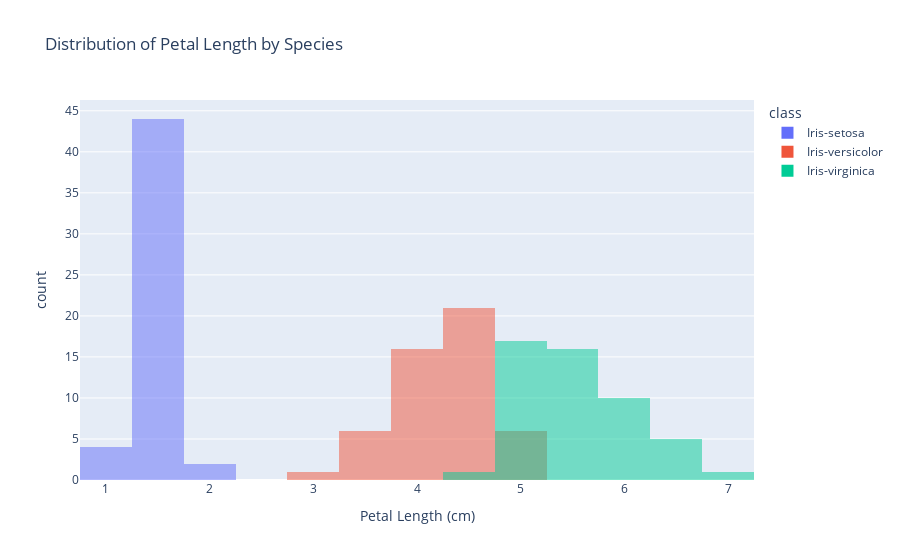

Source (notebook cell):
### Code cell
fig = px.histogram(df, 
                   x='petal_length', 
                   color='class', 
                   barmode='overlay',
                   title="Distribution of Petal Length by Species",
                   labels={"petal_length": "Petal Length (cm)"})

fig.show()

### Figure 1 — Plotly figure (JSON) as saved in the notebook; plotly's stock layout.template omitted (floating-point values rounded to 4 significant figures)
{"data": [{"bingroup": "x", "hovertemplate": "class=Iris-setosa<br>Petal Length (cm)=%{x}<br>count=%{y}<extra></extra>", "legendgroup": "Iris-setosa", "marker": {"color": "#636efa", "opacity": 0.5, "pattern": {"shape": ""}}, "name": "Iris-setosa", "orientation": "v", "showlegend": true, "type": "histogram", "x": [1.4, 1.4, 1.3, 1.5, 1.4, 1.7, 1.4, 1.5, 1.4, 1.5, 1.5, 1.6, 1.4, 1.1, 1.2, 1.5, 1.3, 1.4, 1.7, 1.5, 1.7, 1.5, 1.0, 1.7, 1.9, 1.6, 1.6, 1.5, 1.4, 1.6, 1.6, 1.5, 1.5, 1.4, 1.5, 1.2, 1.3, 1.5, 1.3, 1.5, 1.3, 1.3, 1.3, 1.6, 1.9, 1.4, 1.6, 1.4, 1.5, 1.4], "xaxis": "x", "yaxis": "y"}, {"bingroup": "x", "hovertemplate": "class=Iris-versicolor<br>Petal Length (cm)=%{x}<br>count=%{y}<extra></extra>", "legendgroup": "Iris-versicolor", "marker": {"color": "#EF553B", "opacity": 0.5, "pattern": {"shape": ""}}, "name": "Iris-versicolor", "orientation": "v", "showlegend": true, "type": "histogram", "x": [4.7, 4.5, 4.9, 4.0, 4.6, 4.5, 4.7, 3.3, 4.6, 3.9, 3.5, 4.2, 4.0, 4.7, 3.6, 4.4, 4.5, 4.1, 4.5, 3.9, 4.8, 4.0, 4.9, 4.7, 4.3, 4.4, 4.8, 5.0, 4.5, 3.5, 3.8, 3.7, 3.9, 5.1, 4.5, 4.5, 4.7, 4.4, 4.1, 4.0, 4.4, 4.6, 4.0, 3.3, 4.2, 4.2, 4.2, 4.3, 3.0, 4.1], "xaxis": "x", "yaxis": "y"}, {"bingroup": "x", "hovertemplate": "class=Iris-virginica<br>Petal Length (cm)=%{x}<br>count=%{y}<extra></extra>", "legendgroup": "Iris-virginica", "marker": {"color": "#00cc96", "opacity": 0.5, "pattern": {"shape": ""}}, "name": "Iris-virginica", "orientation": "v", "showlegend": true, "type": "histogram", "x": [6.0, 5.1, 5.9, 5.6, 5.8, 6.6, 4.5, 6.3, 5.8, 6.1, 5.1, 5.3, 5.5, 5.0, 5.1, 5.3, 5.5, 6.7, 6.9, 5.0, 5.7, 4.9, 6.7, 4.9, 5.7, 6.0, 4.8, 4.9, 5.6, 5.8, 6.1, 6.4, 5.6, 5.1, 5.6, 6.1, 5.6, 5.5, 4.8, 5.4, 5.6, 5.1, 5.1, 5.9, 5.7, 5.2, 5.0, 5.2, 5.4, 5.1], "xaxis": "x", "yaxis": "y"}], "layout": {"barmode": "overlay", "legend": {"title": {"text": "class"}, "tracegroupgap": 0}, "title": {"text": "Distribution of Petal Length by Species"}, "xaxis": {"anchor": "y", "domain": [0, 1], "title": {"text": "Petal Length (cm)"}}, "yaxis": {"anchor": "x", "domain": [0, 1], "title": {"text": "count"}}}}
